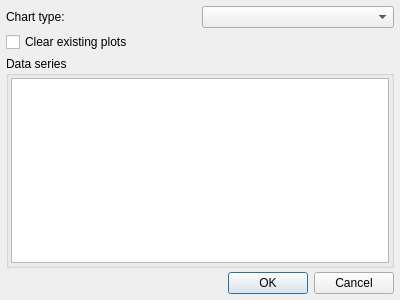
<?xml version="1.0" encoding="UTF-8"?>
<ui version="4.0">
 <class>query::PlotDialog</class>
 <widget class="QDialog" name="query::PlotDialog">
  <property name="geometry">
   <rect>
    <x>0</x>
    <y>0</y>
    <width>400</width>
    <height>300</height>
   </rect>
  </property>
  <property name="windowTitle">
   <string>Dialog</string>
  </property>
  <layout class="QVBoxLayout" name="verticalLayout_2">
   <property name="spacing">
    <number>4</number>
   </property>
   <property name="leftMargin">
    <number>6</number>
   </property>
   <property name="topMargin">
    <number>6</number>
   </property>
   <property name="rightMargin">
    <number>6</number>
   </property>
   <property name="bottomMargin">
    <number>6</number>
   </property>
   <item>
    <layout class="QVBoxLayout" name="verticalLayout">
     <item>
      <layout class="QHBoxLayout" name="horizontalLayout">
       <item>
        <widget class="QLabel" name="label">
         <property name="text">
          <string>Chart type:</string>
         </property>
        </widget>
       </item>
       <item>
        <widget class="QComboBox" name="comboBox"/>
       </item>
      </layout>
     </item>
     <item>
      <widget class="QCheckBox" name="checkBox">
       <property name="text">
        <string>Clear existing plots</string>
       </property>
      </widget>
     </item>
     <item>
      <widget class="QGroupBox" name="groupBox">
       <property name="title">
        <string>Data series</string>
       </property>
       <layout class="QHBoxLayout" name="horizontalLayout_3">
        <property name="leftMargin">
         <number>2</number>
        </property>
        <property name="topMargin">
         <number>2</number>
        </property>
        <property name="rightMargin">
         <number>2</number>
        </property>
        <property name="bottomMargin">
         <number>2</number>
        </property>
        <item>
         <layout class="QHBoxLayout" name="horizontalLayout_2">
          <item>
           <widget class="QTreeView" name="treeView"/>
          </item>
         </layout>
        </item>
       </layout>
      </widget>
     </item>
     <item>
      <widget class="QDialogButtonBox" name="buttonBox">
       <property name="standardButtons">
        <set>QDialogButtonBox::Cancel|QDialogButtonBox::Ok</set>
       </property>
      </widget>
     </item>
    </layout>
   </item>
  </layout>
 </widget>
 <resources/>
 <connections/>
</ui>
